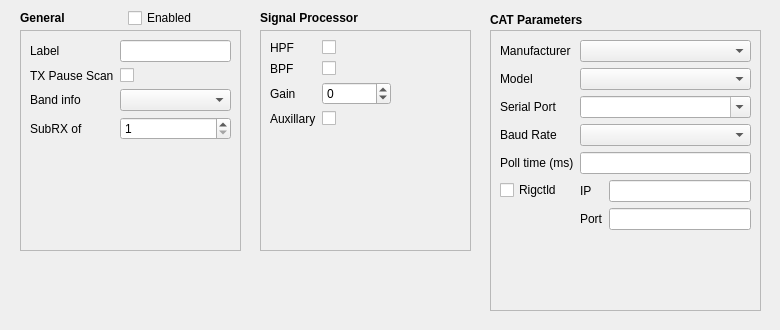
      <widget class="QWidget" name="radioTab_4">
       <attribute name="title">
        <string>Radio 4</string>
       </attribute>
       <widget class="QFrame" name="radioFrame_4">
        <property name="geometry">
         <rect>
          <x>10</x>
          <y>0</y>
          <width>761</width>
          <height>321</height>
         </rect>
        </property>
        <property name="frameShape">
         <enum>QFrame::NoFrame</enum>
        </property>
        <property name="frameShadow">
         <enum>QFrame::Raised</enum>
        </property>
        <widget class="QLabel" name="label_62">
         <property name="geometry">
          <rect>
           <x>10</x>
           <y>10</y>
           <width>191</width>
           <height>16</height>
          </rect>
         </property>
         <property name="font">
          <font>
           <weight>75</weight>
           <bold>true</bold>
          </font>
         </property>
         <property name="text">
          <string>General</string>
         </property>
        </widget>
        <widget class="QFrame" name="radioGeneralFrame_4">
         <property name="geometry">
          <rect>
           <x>10</x>
           <y>30</y>
           <width>221</width>
           <height>221</height>
          </rect>
         </property>
         <property name="frameShape">
          <enum>QFrame::StyledPanel</enum>
         </property>
         <property name="frameShadow">
          <enum>QFrame::Raised</enum>
         </property>
         <widget class="QWidget" name="gridLayoutWidget_8">
          <property name="geometry">
           <rect>
            <x>10</x>
            <y>10</y>
            <width>201</width>
            <height>201</height>
           </rect>
          </property>
          <layout class="QFormLayout" name="formLayout_13">
           <property name="fieldGrowthPolicy">
            <enum>QFormLayout::AllNonFixedFieldsGrow</enum>
           </property>
           <item row="0" column="0">
            <widget class="QLabel" name="label_64">
             <property name="text">
              <string>Label</string>
             </property>
            </widget>
           </item>
           <item row="0" column="1">
            <widget class="QLineEdit" name="radioNameLineEdit_4"/>
           </item>
           <item row="1" column="0">
            <widget class="QLabel" name="label_66">
             <property name="text">
              <string>TX Pause Scan</string>
             </property>
            </widget>
           </item>
           <item row="1" column="1">
            <widget class="QCheckBox" name="radioPauseScanCheckBox_4">
             <property name="text">
              <string/>
             </property>
            </widget>
           </item>
           <item row="2" column="0">
            <widget class="QLabel" name="label_173">
             <property name="text">
              <string>Band info</string>
             </property>
            </widget>
           </item>
           <item row="2" column="1">
            <widget class="QComboBox" name="radioBandDecoderComboBox_4"/>
           </item>
           <item row="3" column="0">
            <widget class="QLabel" name="label_174">
             <property name="text">
              <string>SubRX of</string>
             </property>
            </widget>
           </item>
           <item row="3" column="1">
            <widget class="QSpinBox" name="radioSubRxSpinBox_4">
             <property name="minimum">
              <number>1</number>
             </property>
             <property name="maximum">
              <number>8</number>
             </property>
            </widget>
           </item>
          </layout>
         </widget>
        </widget>
        <widget class="QLabel" name="label_67">
         <property name="geometry">
          <rect>
           <x>250</x>
           <y>10</y>
           <width>171</width>
           <height>16</height>
          </rect>
         </property>
         <property name="font">
          <font>
           <weight>75</weight>
           <bold>true</bold>
          </font>
         </property>
         <property name="text">
          <string>Signal Processor</string>
         </property>
        </widget>
        <widget class="QFrame" name="radioProcFrame_4">
         <property name="geometry">
          <rect>
           <x>250</x>
           <y>30</y>
           <width>211</width>
           <height>221</height>
          </rect>
         </property>
         <property name="frameShape">
          <enum>QFrame::StyledPanel</enum>
         </property>
         <property name="frameShadow">
          <enum>QFrame::Raised</enum>
         </property>
         <widget class="QWidget" name="gridLayoutWidget_29">
          <property name="geometry">
           <rect>
            <x>10</x>
            <y>10</y>
            <width>121</width>
            <height>131</height>
           </rect>
          </property>
          <layout class="QFormLayout" name="formLayout_14">
           <item row="0" column="0">
            <widget class="QLabel" name="label_68">
             <property name="text">
              <string>HPF</string>
             </property>
            </widget>
           </item>
           <item row="0" column="1">
            <widget class="QCheckBox" name="radioHpfCheckBox_4">
             <property name="text">
              <string/>
             </property>
            </widget>
           </item>
           <item row="1" column="0">
            <widget class="QLabel" name="label_69">
             <property name="text">
              <string>BPF</string>
             </property>
            </widget>
           </item>
           <item row="1" column="1">
            <widget class="QCheckBox" name="radioBpfCheckBox_4">
             <property name="text">
              <string/>
             </property>
            </widget>
           </item>
           <item row="2" column="0">
            <widget class="QLabel" name="label_70">
             <property name="text">
              <string>Gain</string>
             </property>
            </widget>
           </item>
           <item row="2" column="1">
            <widget class="QSpinBox" name="radioGainSpinBox_4">
             <property name="minimum">
              <number>-32</number>
             </property>
             <property name="maximum">
              <number>32</number>
             </property>
            </widget>
           </item>
           <item row="3" column="1">
            <widget class="QCheckBox" name="radioAuxCheckBox_4">
             <property name="text">
              <string/>
             </property>
            </widget>
           </item>
           <item row="3" column="0">
            <widget class="QLabel" name="label_121">
             <property name="text">
              <string>Auxillary</string>
             </property>
            </widget>
           </item>
          </layout>
         </widget>
        </widget>
        <widget class="QLabel" name="label_71">
         <property name="geometry">
          <rect>
           <x>480</x>
           <y>10</y>
           <width>131</width>
           <height>20</height>
          </rect>
         </property>
         <property name="font">
          <font>
           <weight>75</weight>
           <bold>true</bold>
          </font>
         </property>
         <property name="text">
          <string>CAT Parameters</string>
         </property>
        </widget>
        <widget class="QFrame" name="radioCatFrame_4">
         <property name="geometry">
          <rect>
           <x>480</x>
           <y>30</y>
           <width>271</width>
           <height>281</height>
          </rect>
         </property>
         <property name="autoFillBackground">
          <bool>false</bool>
         </property>
         <property name="frameShape">
          <enum>QFrame::StyledPanel</enum>
         </property>
         <property name="frameShadow">
          <enum>QFrame::Raised</enum>
         </property>
         <property name="lineWidth">
          <number>1</number>
         </property>
         <widget class="QWidget" name="formLayoutWidget_7">
          <property name="geometry">
           <rect>
            <x>10</x>
            <y>10</y>
            <width>251</width>
            <height>261</height>
           </rect>
          </property>
          <layout class="QFormLayout" name="formLayout_15">
           <property name="fieldGrowthPolicy">
            <enum>QFormLayout::AllNonFixedFieldsGrow</enum>
           </property>
           <item row="0" column="0">
            <widget class="QLabel" name="label_74">
             <property name="text">
              <string>Manufacturer</string>
             </property>
            </widget>
           </item>
           <item row="0" column="1">
            <widget class="QComboBox" name="radioManufComboBox_4"/>
           </item>
           <item row="1" column="0">
            <widget class="QLabel" name="label_75">
             <property name="text">
              <string>Model</string>
             </property>
            </widget>
           </item>
           <item row="1" column="1">
            <widget class="QComboBox" name="radioModelComboBox_4"/>
           </item>
           <item row="2" column="0">
            <widget class="QLabel" name="label_78">
             <property name="text">
              <string>Serial Port</string>
             </property>
            </widget>
           </item>
           <item row="2" column="1">
            <widget class="QComboBox" name="radioSerialPortComboBox_4">
             <property name="editable">
              <bool>true</bool>
             </property>
             <property name="frame">
              <bool>true</bool>
             </property>
            </widget>
           </item>
           <item row="3" column="0">
            <widget class="QLabel" name="label_76">
             <property name="text">
              <string>Baud Rate</string>
             </property>
            </widget>
           </item>
           <item row="3" column="1">
            <widget class="QComboBox" name="radioBaudRateComboBox_4"/>
           </item>
           <item row="4" column="0">
            <widget class="QLabel" name="label_77">
             <property name="text">
              <string>Poll time (ms)</string>
             </property>
            </widget>
           </item>
           <item row="4" column="1">
            <widget class="QLineEdit" name="radioPollTimeLineEdit_4"/>
           </item>
           <item row="5" column="0">
            <widget class="QCheckBox" name="rigctldCheckbox_4">
             <property name="text">
              <string>Rigctld</string>
             </property>
            </widget>
           </item>
           <item row="5" column="1">
            <layout class="QGridLayout" name="gridLayout_5">
             <item row="0" column="1">
              <widget class="QLineEdit" name="rigctldIpLineEdit_4"/>
             </item>
             <item row="0" column="0">
              <widget class="QLabel" name="label_72">
               <property name="text">
                <string>IP</string>
               </property>
              </widget>
             </item>
             <item row="1" column="0">
              <widget class="QLabel" name="label_73">
               <property name="text">
                <string>Port</string>
               </property>
              </widget>
             </item>
             <item row="1" column="1">
              <widget class="QLineEdit" name="rigctldPortLineEdit_4"/>
             </item>
            </layout>
           </item>
          </layout>
         </widget>
        </widget>
        <widget class="QCheckBox" name="radioEnableCheckBox_4">
         <property name="geometry">
          <rect>
           <x>118</x>
           <y>8</y>
           <width>102</width>
           <height>20</height>
          </rect>
         </property>
         <property name="text">
          <string>Enabled</string>
         </property>
        </widget>
       </widget>
      </widget>
